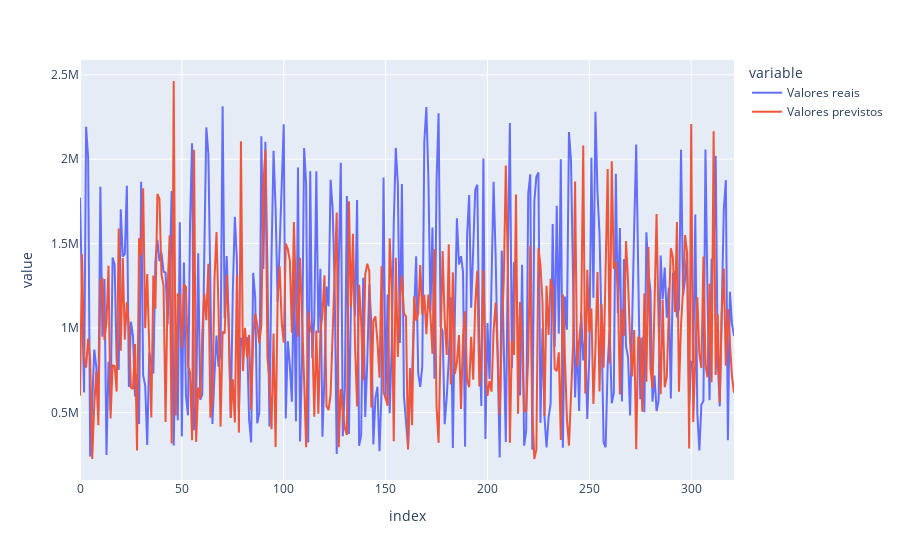

The notebook cell saved with this chart:
### Code cell
# Montagem de um outro gráfico de linha 

fig = px.line(comp, y = ["Valores reais", "Valores previstos"])
fig.show()

### Figure 1 — Plotly figure (JSON) as saved in the notebook; plotly's stock layout.template omitted (floating-point values rounded to 4 significant figures; data arrays with more than 128 entries replaced by an {"elided": "..."} marker saying what was removed)
{"data": [{"hovertemplate": "variable=Valores reais<br>index=%{x}<br>value=%{y}<extra></extra>", "legendgroup": "Valores reais", "line": {"color": "#636efa", "dash": "solid"}, "marker": {"symbol": "circle"}, "mode": "lines", "name": "Valores reais", "orientation": "v", "showlegend": true, "type": "scatter", "x": {"elided": "322 int values"}, "xaxis": "x", "y": {"elided": "322 float values"}, "yaxis": "y"}, {"hovertemplate": "variable=Valores previstos<br>index=%{x}<br>value=%{y}<extra></extra>", "legendgroup": "Valores previstos", "line": {"color": "#EF553B", "dash": "solid"}, "marker": {"symbol": "circle"}, "mode": "lines", "name": "Valores previstos", "orientation": "v", "showlegend": true, "type": "scatter", "x": {"elided": "322 int values"}, "xaxis": "x", "y": {"elided": "322 float values"}, "yaxis": "y"}], "layout": {"legend": {"title": {"text": "variable"}, "tracegroupgap": 0}, "margin": {"t": 60}, "xaxis": {"anchor": "y", "domain": [0, 1], "title": {"text": "index"}}, "yaxis": {"anchor": "x", "domain": [0, 1], "title": {"text": "value"}}}}
